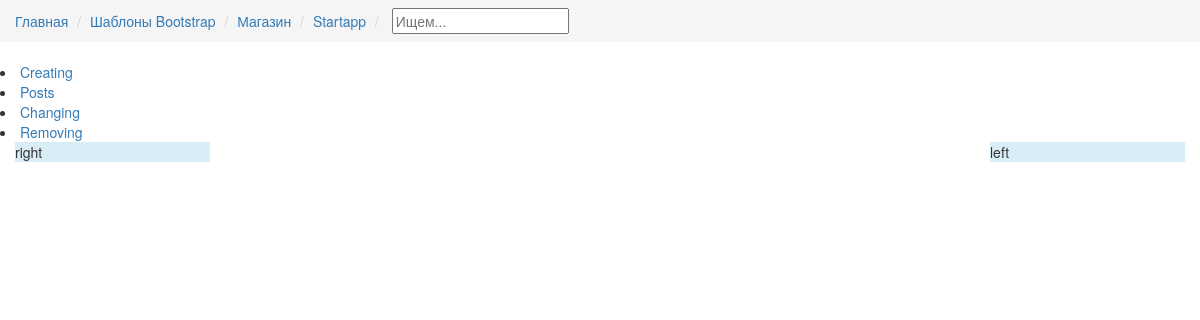
/postik/see_posts/detail/20, run on an earlier commit of the app's database.
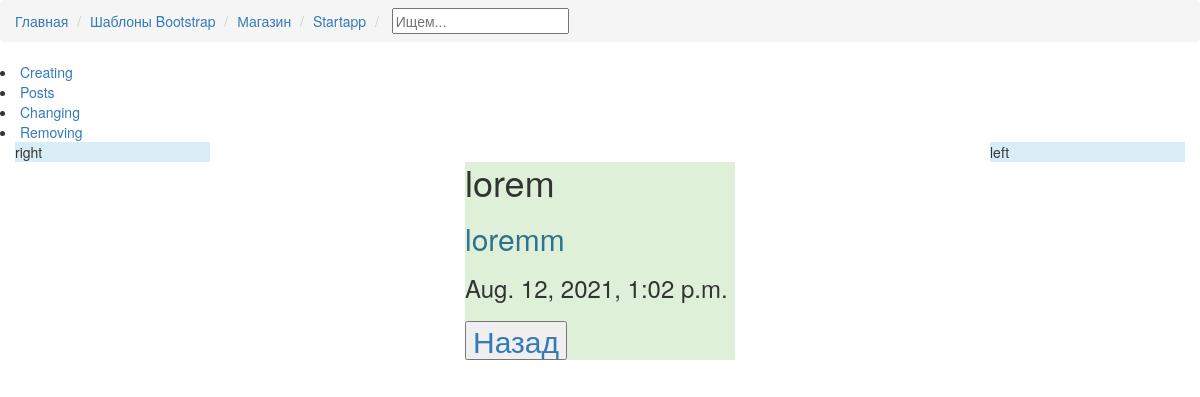
And on a later commit of the database.
### Postik/models.py (models this page shows, shortened)
class postmodel(models.Model):
    id = models.AutoField(primary_key=True)
    NamePost = models.CharField(max_length = 100)
    TextPost = models.CharField(max_length = 2000)
    ConfirmId = models.CharField(max_length = 15)
    DatePost = models.DateTimeField(default=datetime.now, blank=True)

### Postik/views.py (the view)
# urls.py: path('see_posts/detail/<int:id>', views.DetailViewDef, name='Detail'),
def DetailViewDef(request, id):
    CurrentPost = postmodel.objects.filter(id=id)
    current_post_list = {
        'CurrentPost': CurrentPost,
    }
    return render(request, 'Postik/detail.html', current_post_list)

### Postik/templates/Postik/detail.html
{% extends 'Postik/wrapper.html' %}
{% block body %}
        {% for i in CurrentPost %}
        <div class='bg-success'>
            <p>
                <h1 class="text-dark">{{ i.NamePost }}</h1>
                <h2 class="text-info">{{ i.TextPost }}</h2>
                <h3>{{ i.DatePost }}</h3>
                <h2 class="text-succes"><a href="/"><button>Назад</button></a></h2>
            </p>
        </div>
        {% endfor %}
{% endblock %}

### Postik/templates/Postik/wrapper.html (shortened to what this page needs)
<!DOCTYPE html>
<html lang="en">
<head>
    {% load bootstrap3 %}
        {% bootstrap_css %}
</head>
<body>
    {% block header %}
    <div class="breadcrumbs" id="breadcrumbs">
        <ol class="breadcrumb">
        <li><a href="/"><span>Главная</span></a></li>
        <li><a href="#"><span>Шаблоны Bootstrap</span></a></li>
        <li><a href="#"><span>Магазин</span></a></li>
        <li><a href="#"><span>Startapp</span></a></li>
        <li><span class="input-icon">
            <input type="text" name="q" placeholder="Ищем..." class="nav-search-input queryField"
            id="nav-search-input" autocomplete="off"></li>
    </ol>
                {% url 'creating' as creating_url %}
                <li><a class="nav-link {%if creating_url == request.path %} disabled {% endif %} " href="{{ creating_url }}"><span>Creating</span></a></li>
                <li><a href="see_posts"><span>Posts</span> </a></li>
                <li><a href="change_post"><span>Changing</span></a></li>
                <li><a href="remove_post"><span>Removing</span></a></li>
        </div>
    {% endblock %}
    <div class="container-fluid">
        <div class="row row-no-gutters">
            <div class="col-lg-2 bg-info" >
                right
            </div>
            <div class="col-lg-8">
                <div class="row">
                    <div class="col-lg-4"></div>
                    <div class="col-lg-4">
                    {% block body %}
                    {% endblock %}
                    </div>
                    <div class="col-lg-4"></div>
                </div>
            </div>
            <div class="col-lg-2 bg-info">
                left
            </div>
        </div>
      </div>
</body>
</html>

What changed in the data, as far as the page shows it:
added postmodel: NamePost "lorem", TextPost "loremm", DatePost "Aug. 12, 2021, 1:02 p.m."
